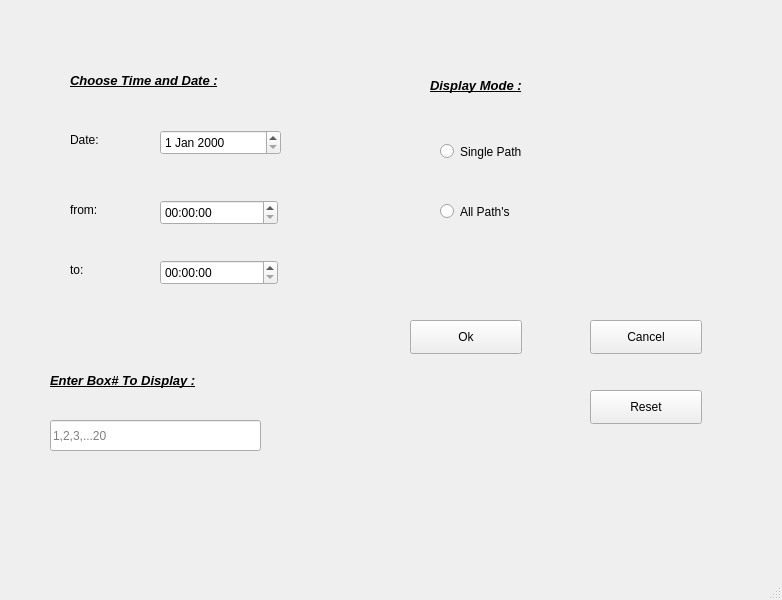
<?xml version="1.0" encoding="UTF-8"?>
<ui version="4.0">
 <class>MainGui</class>
 <widget class="QMainWindow" name="MainGui">
  <property name="geometry">
   <rect>
    <x>0</x>
    <y>0</y>
    <width>782</width>
    <height>600</height>
   </rect>
  </property>
  <property name="windowTitle">
   <string>MainWindow</string>
  </property>
  <property name="autoFillBackground">
   <bool>false</bool>
  </property>
  <widget class="QWidget" name="centralwidget">
   <widget class="QRadioButton" name="radioButton">
    <property name="geometry">
     <rect>
      <x>440</x>
      <y>140</y>
      <width>119</width>
      <height>23</height>
     </rect>
    </property>
    <property name="text">
     <string>Single Path</string>
    </property>
   </widget>
   <widget class="QRadioButton" name="radioButton_2">
    <property name="geometry">
     <rect>
      <x>440</x>
      <y>200</y>
      <width>119</width>
      <height>23</height>
     </rect>
    </property>
    <property name="text">
     <string>All Path's</string>
    </property>
   </widget>
   <widget class="QTimeEdit" name="timeEdit">
    <property name="geometry">
     <rect>
      <x>160</x>
      <y>200</y>
      <width>118</width>
      <height>25</height>
     </rect>
    </property>
   </widget>
   <widget class="QTimeEdit" name="timeEdit_2">
    <property name="geometry">
     <rect>
      <x>160</x>
      <y>260</y>
      <width>118</width>
      <height>25</height>
     </rect>
    </property>
   </widget>
   <widget class="QDateEdit" name="dateEdit">
    <property name="geometry">
     <rect>
      <x>160</x>
      <y>130</y>
      <width>121</width>
      <height>25</height>
     </rect>
    </property>
   </widget>
   <widget class="QLabel" name="label">
    <property name="geometry">
     <rect>
      <x>70</x>
      <y>60</y>
      <width>271</width>
      <height>41</height>
     </rect>
    </property>
    <property name="font">
     <font>
      <pointsize>10</pointsize>
      <weight>75</weight>
      <italic>true</italic>
      <bold>true</bold>
      <underline>true</underline>
     </font>
    </property>
    <property name="text">
     <string>Choose Time and Date :</string>
    </property>
   </widget>
   <widget class="QLabel" name="label_2">
    <property name="geometry">
     <rect>
      <x>430</x>
      <y>60</y>
      <width>181</width>
      <height>51</height>
     </rect>
    </property>
    <property name="font">
     <font>
      <pointsize>10</pointsize>
      <weight>75</weight>
      <italic>true</italic>
      <bold>true</bold>
      <underline>true</underline>
     </font>
    </property>
    <property name="text">
     <string>Display Mode :</string>
    </property>
   </widget>
   <widget class="QLabel" name="label_3">
    <property name="geometry">
     <rect>
      <x>70</x>
      <y>200</y>
      <width>68</width>
      <height>19</height>
     </rect>
    </property>
    <property name="text">
     <string>from:</string>
    </property>
   </widget>
   <widget class="QLabel" name="label_4">
    <property name="geometry">
     <rect>
      <x>70</x>
      <y>260</y>
      <width>68</width>
      <height>19</height>
     </rect>
    </property>
    <property name="text">
     <string>to:</string>
    </property>
   </widget>
   <widget class="QLabel" name="label_5">
    <property name="geometry">
     <rect>
      <x>70</x>
      <y>130</y>
      <width>68</width>
      <height>19</height>
     </rect>
    </property>
    <property name="text">
     <string>Date:</string>
    </property>
   </widget>
   <widget class="QPushButton" name="pushButton">
    <property name="geometry">
     <rect>
      <x>410</x>
      <y>320</y>
      <width>112</width>
      <height>34</height>
     </rect>
    </property>
    <property name="text">
     <string>Ok</string>
    </property>
   </widget>
   <widget class="QPushButton" name="pushButton_2">
    <property name="geometry">
     <rect>
      <x>590</x>
      <y>320</y>
      <width>112</width>
      <height>34</height>
     </rect>
    </property>
    <property name="text">
     <string>Cancel</string>
    </property>
   </widget>
   <widget class="QPushButton" name="pushButton_3">
    <property name="geometry">
     <rect>
      <x>590</x>
      <y>390</y>
      <width>112</width>
      <height>34</height>
     </rect>
    </property>
    <property name="text">
     <string>Reset</string>
    </property>
   </widget>
   <widget class="QLabel" name="label_6">
    <property name="geometry">
     <rect>
      <x>50</x>
      <y>350</y>
      <width>251</width>
      <height>61</height>
     </rect>
    </property>
    <property name="font">
     <font>
      <pointsize>10</pointsize>
      <weight>75</weight>
      <italic>true</italic>
      <bold>true</bold>
      <underline>true</underline>
      <strikeout>false</strikeout>
      <kerning>true</kerning>
     </font>
    </property>
    <property name="text">
     <string>Enter Box# To Display :</string>
    </property>
   </widget>
   <widget class="QLineEdit" name="lineEdit">
    <property name="geometry">
     <rect>
      <x>50</x>
      <y>420</y>
      <width>211</width>
      <height>31</height>
     </rect>
    </property>
    <property name="placeholderText">
     <string>1,2,3,...20</string>
    </property>
   </widget>
  </widget>
  <widget class="QMenuBar" name="menubar">
   <property name="geometry">
    <rect>
     <x>0</x>
     <y>0</y>
     <width>782</width>
     <height>31</height>
    </rect>
   </property>
  </widget>
  <widget class="QStatusBar" name="statusbar"/>
 </widget>
 <resources/>
 <connections/>
</ui>
